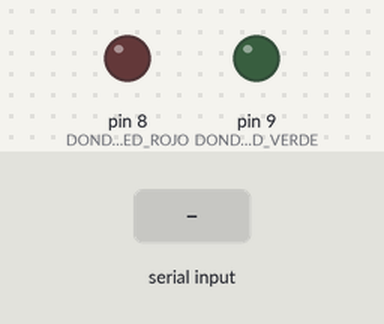
A sketch run on a simulated Arduino Uno, built with avr-gcc and run on an emulated ATmega328P. Shown: output pins drawn as LEDs (lit = HIGH). The test bench sets the inputs (shaded band).

Above: at 1.2 s.
1.3 s: "R" received over Serial
At 1.9 s:
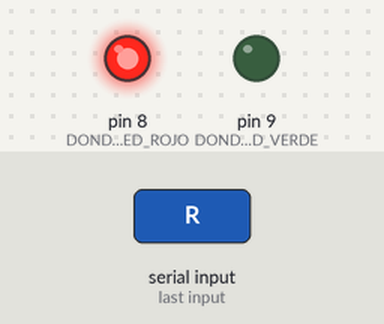
2.8 s: "G" received over Serial
At 4.2 s:
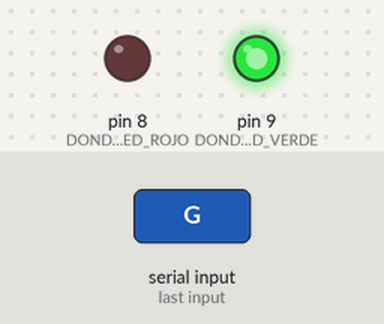
Timing chart, 0 to 5.8 s (numbered marks = the images above; inputs shaded):
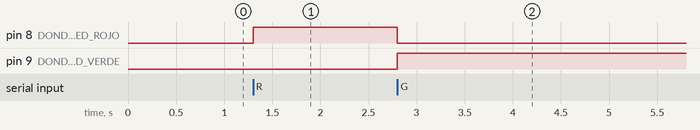

The sketch:

codigo_arduino.ino
```cpp
char estado;

void setup() {
  Serial.begin(9600); //Inicia la comunicación serial.
  pinMode(8, OUTPUT);  // DONDE ESTA EL LED ROJO
  pinMode(9, OUTPUT);  // DONDE ESTA EL LED VERDE
}

void loop() {
  if (Serial.available() > 0) { //¿Llegó algún dato desde el computador?
    estado = Serial.read(); //Lee la letra que envió Python. Y la guarda

    if (estado == 'R') {
      digitalWrite(8, HIGH);
      digitalWrite(9, LOW);
    }

    if (estado == 'G') {
      digitalWrite(9, HIGH);
      digitalWrite(8, LOW);
    }
  }
}
```

Measured:
- after the input at 1.3 s, pin 8 (DONDE_ESTA_EL_LED_ROJO): LOW → HIGH at once
- after the input at 2.8 s, pin 8 (DONDE_ESTA_EL_LED_ROJO): HIGH → LOW at once; pin 9 (DONDE_ESTA_EL_LED_VERDE): LOW → HIGH at once
